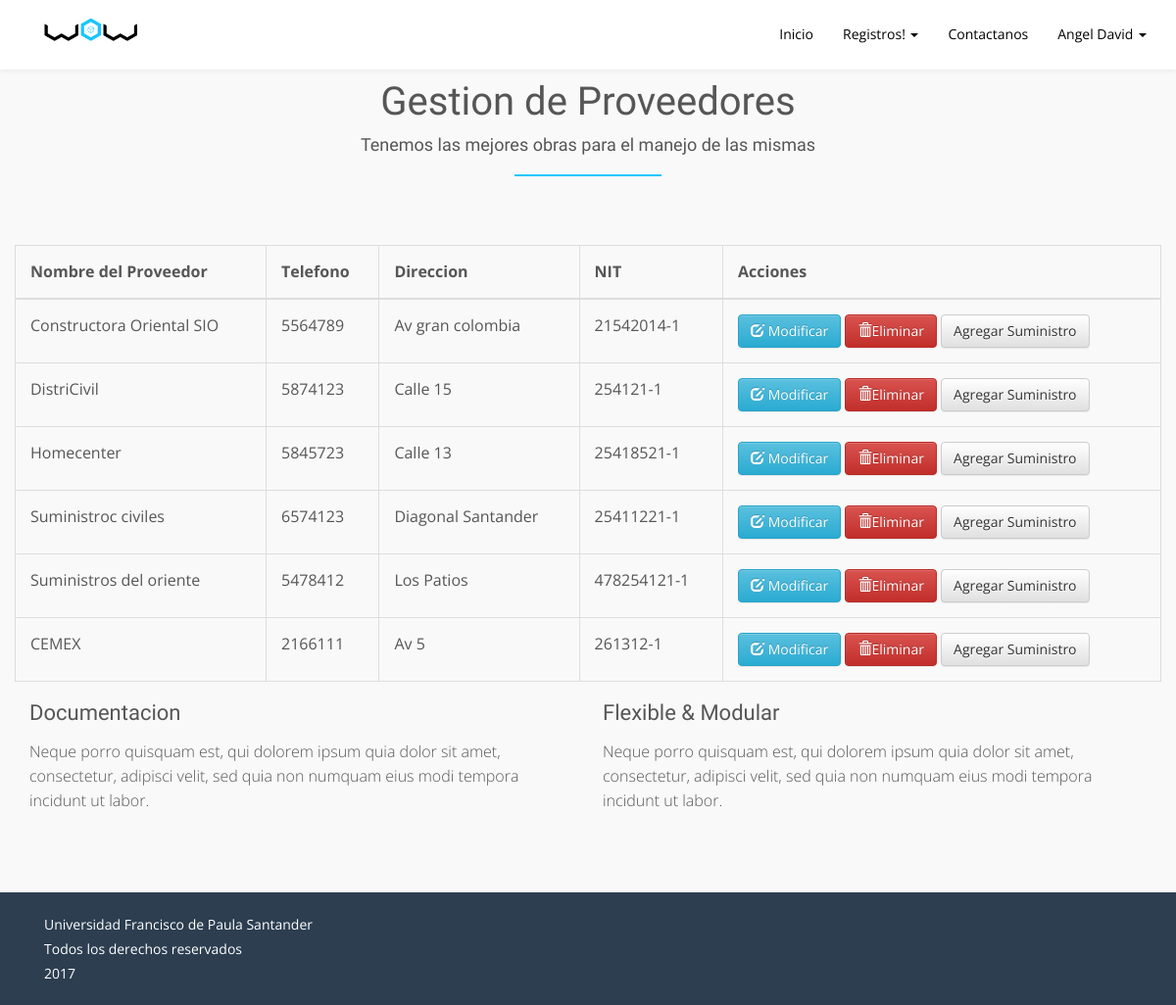
Screenshot of /gestion_proveedor/gestion_proveedor.php (signed in) with the database file from the repository.
### tables this page shows
CREATE TABLE `proveedor` (
  `id_proveedor` int(11) NOT NULL,
  `nit` varchar(30) NOT NULL,
  `nombre` varchar(30) NOT NULL,
  `telefono` int(11) NOT NULL,
  `direccion` varchar(30) NOT NULL
);

### gestion_proveedor/proveedores_gestionar.php (the view, shortened to what this page needs)
<?php
$con=@mysqli_connect('localhost', 'root', '', 'obras');
   $sql="SELECT * FROM PROVEEDOR";
   $query = mysqli_query($con,$sql);
   if($query)
   {
    ?>
    <table class="table table-bordered">
        <thead>
          <tr>
            <th>Nombre del Proveedor</th>
            <th>Telefono</th>
            <th>Direccion</th>
            <th>NIT</th>
            <th>Acciones</th>
          </tr>
        </thead>
        <tbody>
    <?php
    while($row = mysqli_fetch_row($query))
    {
     if(empty($row))
     {
      ?>
      <div class="alert alert-info" role="alert">
       <button type="button" class="close" data-dismiss="alert">&times;</button>
        <strong></strong>
        <?php
        echo "No se encontraron Resultados!";
        ?>
      </div>
 <?php
      break;
    }
    else
    {
 ?>
    <tr>
    <td><?php echo $row[2];?></td>
    <td><?php echo $row[3]; ?></td>
    <td><?php echo $row[4]; ?></td>
    <td><?php echo $row[1]; ?></td>
    <td>
        <button type="button" id="btnActualizar" data-toggle="modal" data-target="#modalproveedor" class="btn btn-info" data-id="<?php echo $row[0];?>" data-nombre="<?php echo $row[2];?>" data-telefono="<?php echo $row[3]; ?>" data-direccion="<?php echo $row[4];?>" data-nit="<?php echo $row[1];?>"><i class='glyphicon glyphicon-edit'></i> Modificar </button>
        <button type="button" id="btnEliminar" data-toggle="modal" data-target="#deleteProveedor"class="btn btn-danger" data-id="<?php echo $row[0];?>"><i class='glyphicon glyphicon-trash'></i>Eliminar</button>
        <button type="button" id="agregar" class="btn btn-default" data-id="<?php echo $row[0];?>" data-toggle="modal" data-target="#modalSuministro">Agregar Suministro</button>
      </td>
     </tr>
    <?php
     }
    }
    ?>
     </tbody>
    </table>
    <?php
   }

### gestion_proveedor/gestion_proveedor.php (shortened to what this page needs)
<html><head>
        <link rel="stylesheet" href="../css/normalize.css">
        <link rel="stylesheet" href="../css/owl.carousel.css">
        <link rel="stylesheet" href="../css/nivo-lightbox.css">
        <link rel="stylesheet" href="../css/themes/default/default.css">
         <link rel="stylesheet" href="../css/jquery.countdown.css">
        <link rel="stylesheet" href="../css/bootstrap.min.css">
        <link rel="stylesheet" href="../css/font-awesome.min.css">
        <link rel="stylesheet" href="../css/style.css">
        <link rel="stylesheet" href="../css/responsive.css">
        <link rel="stylesheet" href="../css/bootstrap-theme.min.css">
        </head>
    <body data-spy="scroll" data-target="#main-navbar">
        <div id="page" class="page">
            <header>
                <nav class="navbar fixed-nav navbar-default  navbar-fixed-top" id="main-navbar" role="navigation">
                    <div class="container">
                        <div class="navbar-header">
                            <a href="index.html" class="navbar-brand top-logo"><img src="../images/logo.png" alt="logo"></a>
                        </div>
                        <div class="collapse navbar-collapse" id="navbar-collapse">
                           <ul class="nav navbar-nav navbar-right">
                            <li><a href="../perfil_ing.php">Inicio</a></li>
                        <li class="registro-display">
                             <a class=".perfil2"  href="#" style="">Registros!
                             <i class="caret"></i>
                             </a>
                        </li>
                                <li><a href="#contact">Contactanos</a></li>
                            <li class="nombre-perfil">
                             <a class=".perfil"  href="#" style=""><?php echo $_SESSION['nombre']; ?>
                             <i class="caret"></i>
                             </a>
                        </li>
                            </ul>
                        </div>
                    </div>
                </nav>
            </header>
            <section id="service" class="sections">
                <div class="container">
                    <div class="row">
                        <div class="heading wow fadeIn animated" data-wow-offset="120" data-wow-duration="1.5s">
                            <div class="title text-center"><h1>Gestion de Proveedores</h1></div>
                            <div class="subtitle text-center "><h5>Tenemos las mejores obras para el manejo de las mismas</h5></div>
                            <div class="separator text-center"></div>
                        </div>
                        <?php include('proveedores_gestionar.php'); ?>
                        <div class="col-sm-6 clearfix">
                            <div class="feature wow fadeInLeft animated" data-wow-offset="120" data-wow-duration="1.5s">
                                <h4 class="text-white">Documentacion</h4>
                                <p class="text-white">
                                    Neque porro quisquam est, qui dolorem ipsum quia dolor sit amet, consectetur, adipisci velit, sed quia non numquam eius modi tempora incidunt ut labor.
                                </p>
                            </div>
                        </div>
                        <div class="col-sm-6 clearfix">
                            <div class="feature wow fadeInRight animated" data-wow-offset="120" data-wow-duration="1.5s">
                                <h4 class="text-white">Flexible &amp; Modular</h4>
                                <p class="text-white">
                                    Neque porro quisquam est, qui dolorem ipsum quia dolor sit amet, consectetur, adipisci velit, sed quia non numquam eius modi tempora incidunt ut labor.
                                </p>
                            </div>
                        </div>
                        <div class="col-sm-6 clearfix">
                        </div>
                        <div class="col-sm-6 clearfix">
                        </div>
                    </div>
                </div>
            </section>
            <footer id="footer" class="footer-2 bg-midnight-blue">
                <div class="container">
                    <div class="col-sm-6">
                        <div class="additional-links editContent">
                            Universidad Francisco de Paula Santander<br>
                            Todos los derechos reservados <br>2017
                        </div>
                    </div>
                     <div class="col-sm-6">
                    </div>
                </div>
            </footer></div>
</body></html>

### css/style.css (style rules this page uses)
html, button, input, select, textarea { color: #222; }
html { font-size: 1em; line-height: 1.4; }
audio, canvas, img, video { vertical-align: middle; }
html, body { background-color: #fff; font-size: 16px; color: #565656; width:100%; padding:0; margin-left:0; margin-right:0; font-family: 'Open Sans', sans-serif; -webkit-font-smoothing:antialiased; font-weight: 300; }
img { -moz-user-select:none; -webkit-user-select:none; -ms-user-select:none; user-select:none; -webkit-user-drag:none; user-drag:none; }
a, a:hover, a:active, a:focus { text-decoration:none; outline:none; }
a, button, a span { -webkit-transition: 0.2s ease-in-out; -o-transition: 0.2s ease-in-out; transition: 0.2s ease-in-out; }
*, *:before, *:after { -webkit-box-sizing:border-box; -moz-box-sizing:border-box; box-sizing:border-box; }
p { margin:0 0 5px; }
ol, ul { list-style:none; padding:0; }
img { max-width: 100%; }
h1, h2, h3, h4, h5, h6 { font-family: 'Raleway', sans-serif; font-weight: 400; margin-bottom: 0; margin-top: 0; }
h1 { font-size: 2.5rem; line-height: 3.5rem; font-weight: 100; }
h4 { font-size: 22px; font-weight: 500; margin-bottom: 15px; }
h5 { font-size: 18px; font-weight: 500; margin-bottom: 20px; }
p { font-size: 14px; line-height: 24px; font-size: 16px; line-height: 25px; }
p:last-child { margin-bottom: 0px; }
.sections { padding-top: 80px; padding-bottom: 80px; position: relative; overflow: hidden; }
section:nth-of-type(odd) { background-color: #F9F9F9; }
section .title h1 { font-size: 2.5rem; line-height: 3rem; font-weight: 100; margin-bottom: 10px; }
section .subtitle h5 { font-weight: 400; margin-top: 10px; }
.separator { height: 2px; width: 150px; margin: auto; margin-top: 15px; margin-bottom: 70px; background: #1ac6ff; }
.navbar-header { min-height: 70px }
.navbar-inverse .navbar-nav>li>a, .navbar-default .navbar-nav>li>a { font-weight: 400; font-size: 14px; text-transform: capitalize; }
a.top-logo { -webkit-border-top-right-radius: 0; -webkit-border-bottom-right-radius: 4px; -webkit-border-bottom-left-radius: 4px; -webkit-border-top-left-radius: 0; -moz-border-radius-topright: 0; -moz-border-radius-bottomright: 4px; -moz-border-radius-bottomleft: 4px; -moz-border-radius-topleft: 0; border-top-right-radius: 0; border-bottom-right-radius: 4px; border-bottom-left-radius: 4px; border-top-left-radius: 0; -moz-background-clip: padding; -webkit-background-clip: padding-box; background-clip: padding-box; -webkit-transition: color 0.4s ease-in-out; -moz-transition: color 0.4s ease-in-out; -ms-transition: color 0.4s ease-in-out; -o-transition: color 0.4s ease-in-out; position: relative; font-size: 20px; height: 67px; padding: 15px 30px; display: inline-block; text-align: center; line-height: 1.4; max-width: 155px; }
.fixed-nav.navbar { background: #fff; border-color: rgba(255, 255, 255, 0.29); }
.navbar.fixed-nav .navbar-nav>li>a { color: #000; }
.fixed-nav .navbar-nav { padding-top: 10px; }
.fixed-nav .navbar-header img { max-height: 35px; -webkit-backface-visibility: hidden; -moz-backface-visibility: hidden; -ms-backface-visibility: hidden; -o-backface-visibility: hidden; backface-visibility: hidden; }
.feature { overflow: hidden; }
.footer-2 { padding-top: 20px; padding-bottom: 20px; color: #bdc3c7; line-height: 25px; background-color: #2c3e50; position: relative; -webkit-box-sizing: border-box; -moz-box-sizing: border-box; box-sizing: border-box; }
.footer-2 .additional-links { font-size: 14px; font-weight: normal; color: #fff; }
.table > thead > tr > th, .table > tbody > tr > td { padding: 15px; }
.clearfix:before, .clearfix:after { content: " "; display: table; }
.clearfix:after { clear: both; }
.clearfix { *zoom: 1; }

### rows the page displays
proveedor: nombre "Constructora Oriental SIO", telefono "5564789", direccion "Av gran colombia", nit "21542014-1"
proveedor: nombre "DistriCivil", telefono "5874123", direccion "Calle 15", nit "254121-1"
proveedor: nombre "Homecenter", telefono "5845723", direccion "Calle 13", nit "25418521-1"
proveedor: nombre "Suministroc civiles", telefono "6574123", direccion "Diagonal Santander", nit "25411221-1"
proveedor: nombre "Suministros del oriente", telefono "5478412", direccion "Los Patios", nit "478254121-1"
proveedor: nombre "CEMEX", telefono "2166111", direccion "Av 5", nit "261312-1"

### other values shown
$_SESSION['nombre'] "Angel David"
